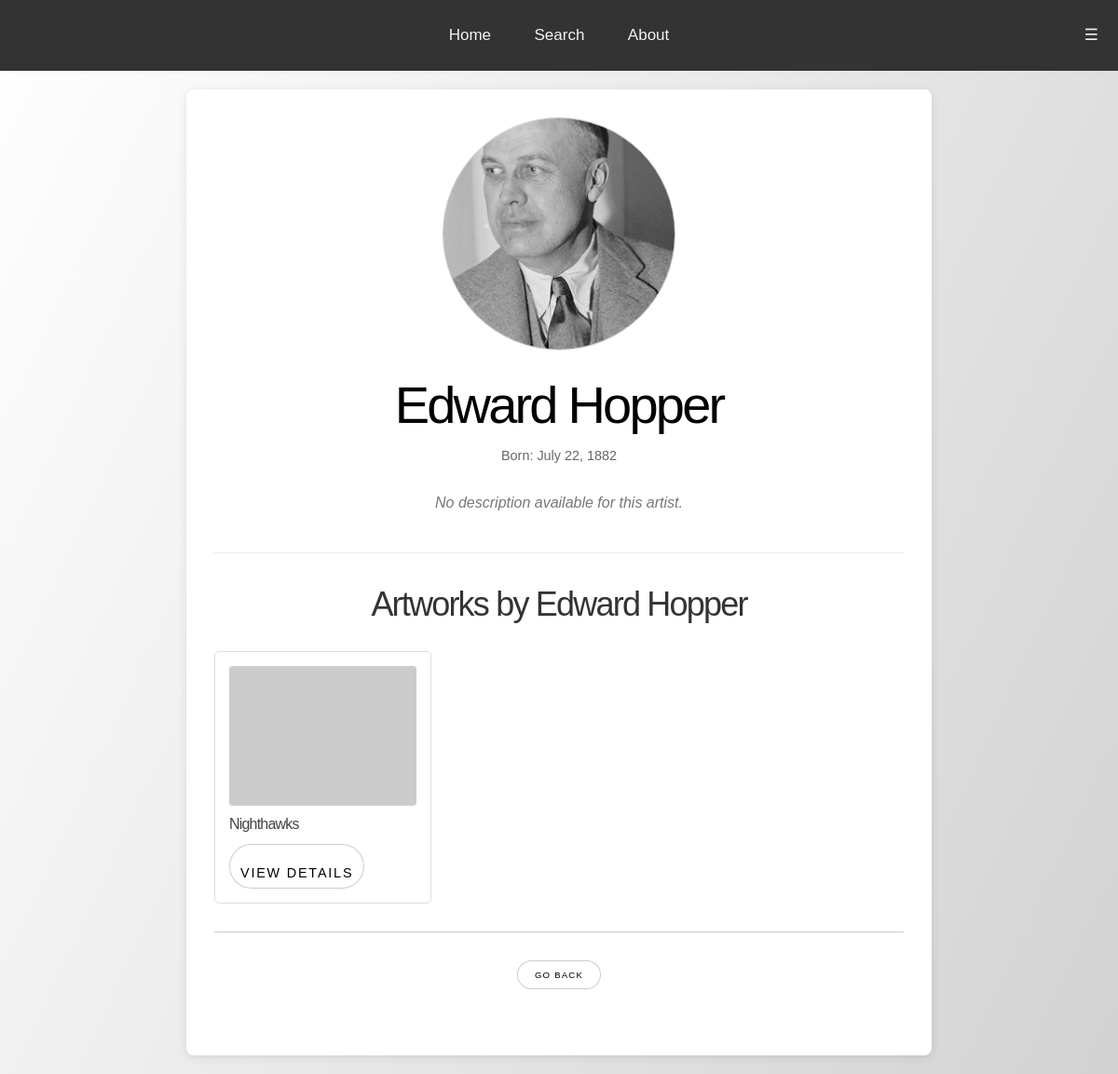
The app's page /php_scripts/artist_detail.php?id=7 with its own data.
### tables this page shows
CREATE TABLE `artist` (
  `artist_id` int(255) UNSIGNED NOT NULL,
  `first_name` varchar(255) NOT NULL,
  `last_name` varchar(255) NOT NULL,
  `dob` date DEFAULT NULL,
  `description` text DEFAULT NULL COMMENT 'Brief description or notes about the artist'
);

CREATE TABLE `art` (
  `art_id` int(255) UNSIGNED NOT NULL,
  `title` varchar(255) NOT NULL DEFAULT 'Unknown Title',
  `artist_id` int(255) UNSIGNED NOT NULL,
  `date_created` date DEFAULT NULL,
  `genre` varchar(255) NOT NULL DEFAULT 'Undefined',
  `type` varchar(255) NOT NULL DEFAULT 'Undefined'
);

### php_scripts/artist_detail.php (the view, shortened to what this page needs)
<?php
require 'db.php';
$artist_id = isset($_GET['id']) ? (int)$_GET['id'] : 0;
$artist = null;
$artworks = [];
$error = null;
$portraitUrl = 'https://placehold.co/400x400/EEE/31343C?text=No+Portrait';
if ($artist_id > 0 && isset($pdo)) {
    try {
        $sql_artist = "SELECT artist_id, first_name, last_name, dob, description
                       FROM artist
                       WHERE artist_id = :artist_id";
        $stmt_artist = $pdo->prepare($sql_artist);
        $stmt_artist->execute([':artist_id' => $artist_id]);
        $artist = $stmt_artist->fetch(PDO::FETCH_ASSOC);
        if ($artist) {
            $baseImagePath = '../images/artist-' . $artist['artist_id'];
            $extensions = ['jpg', 'png', 'jpeg'];
            foreach ($extensions as $ext) {
                $potentialPath = $baseImagePath . '.' . $ext;
                $serverFilePath = dirname(__DIR__) . '/images/artist-' . $artist['artist_id'] . '.' . $ext;
                if (file_exists($serverFilePath)) {
                    $portraitUrl = $potentialPath;
                    break;
                }
            }
            $sql_artworks = "SELECT art_id, title
                             FROM art
                             WHERE artist_id = :artist_id
                             ORDER BY title";
            $stmt_artworks = $pdo->prepare($sql_artworks);
            $stmt_artworks->execute([':artist_id' => $artist_id]);
            $artworks = $stmt_artworks->fetchAll(PDO::FETCH_ASSOC);
        } else {
            $error = "Artist not found.";
        }
    } catch (Exception $e) {
        error_log("Error fetching artist detail or artworks: " . $e->getMessage());
        $error = "Could not load artist details or artworks.";
    }
} elseif ($artist_id <= 0) {
    $error = "Invalid artist ID specified.";
} elseif (!isset($pdo)) {
    $error = "Database connection is unavailable.";
    error_log("PDO object not available in artist_detail.php");
}
?>
<!DOCTYPE HTML>
<html>
    <head>
        <link rel="stylesheet" href="../assets/css/main.css" />
    </head>
    <body>
        <div id="navbar">
            <a href="../index.html">Home</a>
            <a href="../search.html">Search</a>
            <a href="../about.html">About</a>
        </div>
        <div class="detail-container">
            <?php if ($artist): ?>
                <img src="<?php echo $portraitUrl; ?>" alt="Portrait of <?php echo htmlspecialchars($artist['first_name'] . ' ' . $artist['last_name']); ?>" class="artist-portrait"
                    onerror="this.onerror=null; this.src='https://placehold.co/400x400/EEE/31343C?text=No+Portrait';">
                <h1><?php echo htmlspecialchars($artist['first_name'] . ' ' . $artist['last_name']); ?></h1>
                <?php if (!empty($artist['dob'])): ?>
                    <p class="dob">Born: <?php echo htmlspecialchars(date("F j, Y", strtotime($artist['dob']))); ?></p>
                <?php endif; ?>
                <?php if (!empty($artist['description'])): ?>
                    <div class="description">
                        <h3>About the Artist</h3>
                        <p><?php echo nl2br(htmlspecialchars($artist['description'])); ?></p>
                    </div>
                <?php else: ?>
                    <p style="text-align: center; color: #777;"><em>No description available for this artist.</em></p>
                <?php endif; ?>
                <section class="artist-artworks-section">
                    <h2>Artworks by <?php echo htmlspecialchars($artist['first_name'] . ' ' . $artist['last_name']); ?></h2>
                    <?php if (!empty($artworks)): ?>
                        <div class="results-grid">
                            <?php foreach ($artworks as $artwork): ?>
                                <div class="result-item">
                                    <?php
                                        $artworkImageUrl = '../images/' . $artwork['art_id'] . '.jpg';
                                        $artworkImagePng = '../images/' . $artwork['art_id'] . '.png';
                                        $artworkImageJpeg = '../images/' . $artwork['art_id'] . '.jpeg';
                                        $placeholderUrl = 'https://placehold.co/300x200/EEE/31343C?text=Not+Found';
                                    ?>
                                    <img src="<?php echo $artworkImageUrl; ?>"
                                        alt="<?php echo htmlspecialchars($artwork['title']); ?>"
                                        onerror="this.onerror=null; this.src='<?php echo $artworkImagePng; ?>'; this.onerror=()=>{this.onerror=null; this.src='<?php echo $artworkImageJpeg; ?>'; this.onerror=()=>{this.onerror=null; this.src='<?php echo $placeholderUrl; ?>';};};">
                                    <h4><?php echo htmlspecialchars($artwork['title']); ?></h4>
                                    <a href="artwork_detail.php?id=<?php echo $artwork['art_id']; ?>" class="button small">View Details</a>
                                </div>
                            <?php endforeach; ?>
                        </div>
                    <?php else: ?>
                        <p class="no-artworks-message">No artworks found for this artist in the gallery.</p>
                    <?php endif; ?>
                </section>
            <?php elseif ($error): ?>
                <h2>Error</h2>
                <p><?php echo htmlspecialchars($error); ?></p>
            <?php else: ?>
                <h2>Artist Not Found</h2>
                <p>The requested artist (ID: <?php echo htmlspecialchars($artist_id); ?>) could not be found.</p>
            <?php endif; ?>
            <hr style="margin: 30px 0;">
            <p style="text-align: center;"><a href="javascript:history.back()" class="button small">Go Back</a></p>
        </div>
    </body>
</html>

### php_scripts/artist_detail.php (style rules this page uses)
body { background: linear-gradient(115deg, white, rgb(210, 210, 210)); padding: 0; margin: 0; font-family: sans-serif; }
.detail-container { max-width: 800px; margin: 20px auto; background: #fff; padding: 30px; border-radius: 8px; box-shadow: 0 2px 10px rgba(0,0,0,0.1); }
.detail-container img.artist-portrait { max-width: 250px; height: auto; display: block; margin: 0 auto 25px auto; background-color: #eee; border: 1px solid #ccc; border-radius: 50%; object-fit: cover; aspect-ratio: 1 / 1; }
.detail-container h1 { text-align: center; margin-bottom: 10px; }
.detail-container .dob { text-align: center; color: #666; margin-bottom: 25px; font-size: 0.9em; }
#navbar { overflow: hidden; background-color: #333; padding: 10px 0; text-align: center; width: 100%; margin-bottom: 20px; }
#navbar a { display: inline-block; color: #f2f2f2; text-align: center; padding: 14px 16px; text-decoration: none; font-size: 17px; margin: 0 5px; border-radius: 5px; }
.artist-artworks-section { margin-top: 40px; padding-top: 30px; border-top: 1px solid #eee; }
.artist-artworks-section h2 { text-align: center; margin-bottom: 25px; color: #333; }
.results-grid { display: grid; grid-template-columns: repeat(auto-fill, minmax(200px, 1fr)); gap: 20px; }
.result-item { border: 1px solid #ddd; padding: 15px; border-radius: 5px; background-color: #fff; display: flex; flex-direction: column; text-align: left; }
.result-item img { max-width: 100%; height: 150px; object-fit: cover; display: block; margin-bottom: 10px; border-radius: 4px; background-color: #eee; }
.result-item h4 { margin-top: 0; margin-bottom: 10px; color: #444; font-size: 1.0em; line-height: 1.3; }
.result-item .button { margin-top: auto; align-self: flex-start; padding: 8px 12px; font-size: 0.9em; }

### records on screen
artist: first_name+last_name "Edward Hopper", dob "July 22, 1882"
art: title "Nighthawks"
